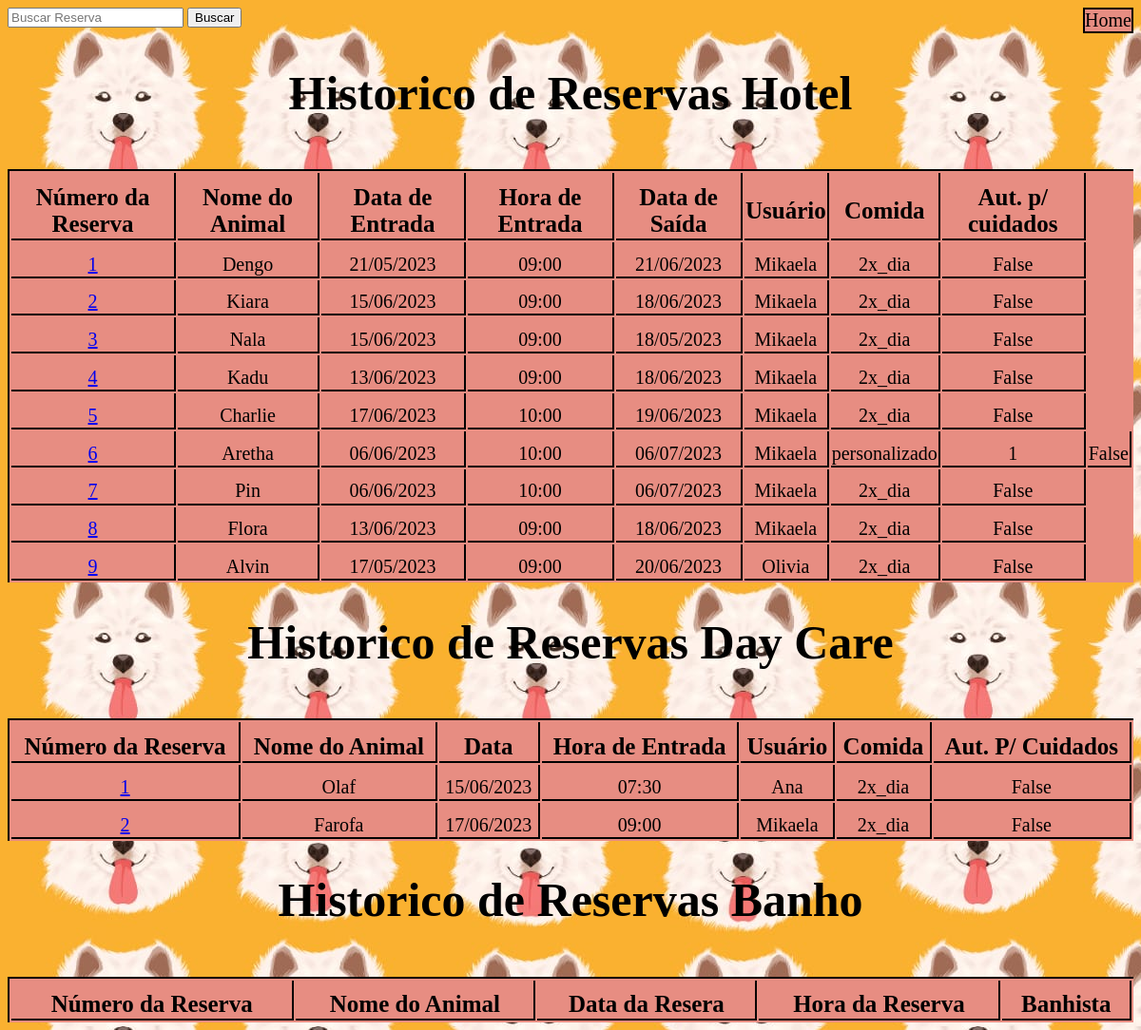
Before: /historico_reservas/ (signed in) with the older database file.
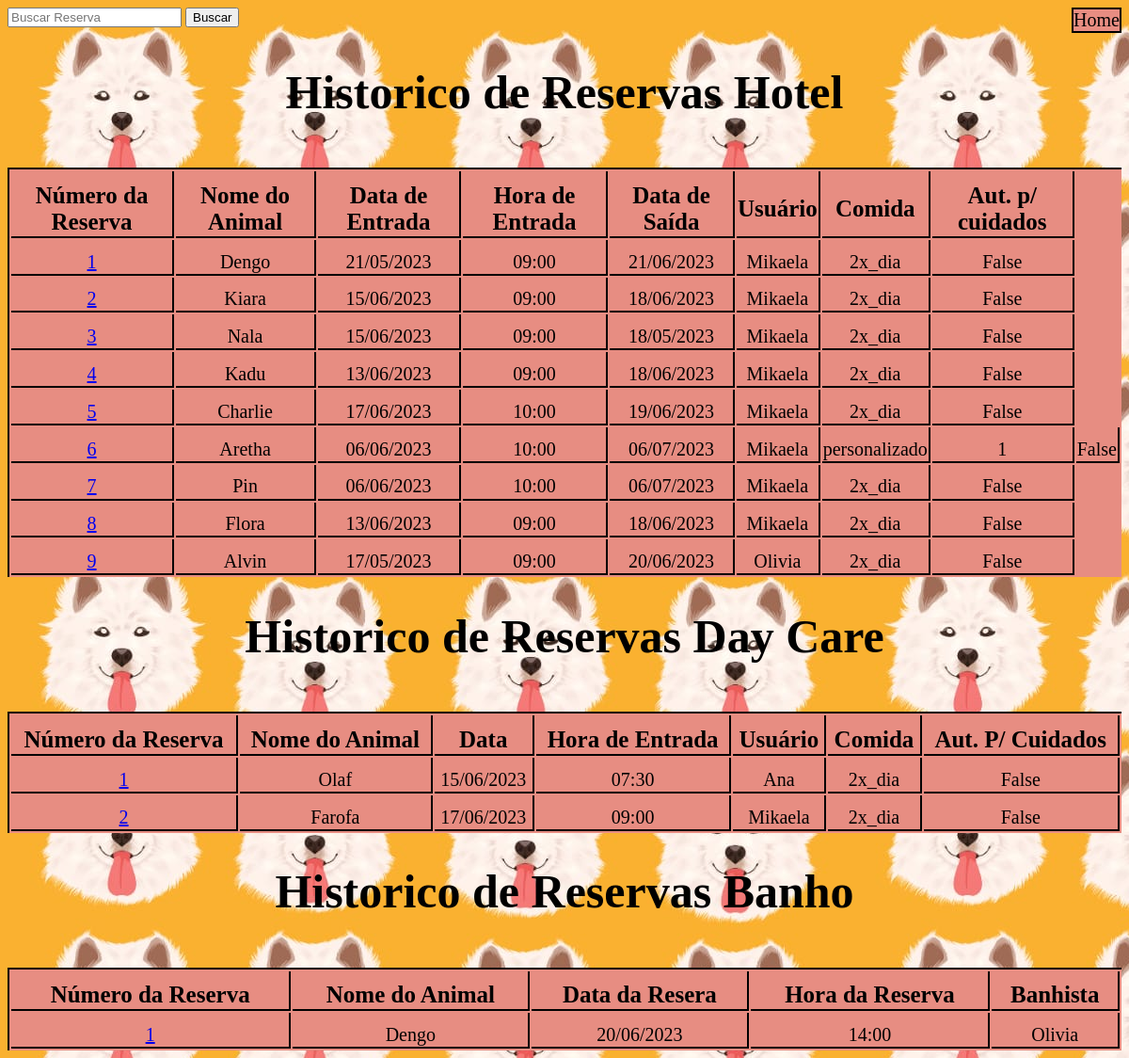
After: the same page with the newer database file.
### hotel/models.py (models this page shows, shortened)
class Reserva(models.Model):
    pet = models.ForeignKey(FichaDog, on_delete=models.CASCADE)
    num_reserva = models.IntegerField(primary_key=True, editable=False)
    data_entrada = models.DateField()
    data_saida = models.DateField()
    hora_entrada = models.TimeField()
    usuario  = models.ForeignKey(User, on_delete=models.CASCADE)
    HORARIO_CHOICES = (('2x_dia', 'Duas vezes por dia'),('3x_dia', 'Três vezes por dia'),('personalizado', 'Horário personalizado'),)
    horario_alimentacao = models.CharField(max_length=20, choices=HORARIO_CHOICES)
    horario_personalizado = models.CharField(max_length=20, blank=True, null=True)
    instrucoes_medicamentos = models.CharField(max_length=100, blank=True, null=True)
    ACEITAR_CHOICES = (('Sim', 'Duas vezes por dia'),('3x_dia', 'Três vezes por dia'),('personalizado', 'Horário personalizado'),)
    autorizacao_para_cuidados_medicos = models.BooleanField(default=False, choices=[(False, 'Não'), (True, 'Sim')])
    servicos_adicionais = models.ForeignKey('hotel.ServicosAdicionais', blank=True,null=True, on_delete=models.CASCADE)
    pago = models.BooleanField(default=False, null=True, choices=[(False, 'Não'), (True, 'Sim')])
    class Meta:
            db_table = 'Reserva_Hotel'

class ReservaDay(models.Model):
    pet = models.ForeignKey(FichaDog, on_delete=models.CASCADE)
    num_reserva = models.IntegerField(primary_key=True, editable=False)
    data = models.DateField()
    hora_entrada = models.TimeField()
    usuario  = models.ForeignKey(User, on_delete=models.CASCADE)
    HORARIO_CHOICES = (('2x_dia', 'Duas vezes por dia'),('3x_dia', 'Três vezes por dia'),('personalizado', 'Horário personalizado'),)
    horario_alimentacao = models.CharField(max_length=20, choices=HORARIO_CHOICES)
    horario_personalizado = models.CharField(max_length=20, blank=True, null=True)
    instrucoes_medicamentos = models.CharField(max_length=100, blank=True, null=True)
    ACEITAR_CHOICES = (('Sim', 'Duas vezes por dia'),('3x_dia', 'Três vezes por dia'),('personalizado', 'Horário personalizado'),)
    autorizacao_para_cuidados_medicos = models.BooleanField(default=False, choices=[(False, 'Não'), (True, 'Sim')])
    servicos_adicionais = models.ForeignKey('hotel.ServicosAdicionais', blank=True,null=True, on_delete=models.CASCADE)
    pacote = models.ForeignKey('hotel.Pacote', on_delete=models.SET_NULL, null=True, blank=True)
    pago = models.BooleanField(default=False, null=True, choices=[(False, 'Não'), (True, 'Sim')])
    class Meta:
            db_table = 'Reserva_Day'

class ReservaBanho(models.Model):
    num_reserva = models.IntegerField(primary_key=True, editable=False)
    data_reserva = models.DateField()
    hora_reserva = models.TimeField()
    banhista = models.ForeignKey(User, on_delete=models.CASCADE)
    cachorro = models.ForeignKey(FichaDog, on_delete=models.CASCADE)
    tipo_banho = models.ForeignKey('hotel.ServicosAdicionais', on_delete=models.CASCADE)
    status_de_pagamento = models.BooleanField(default=False, null=True, choices=[(False, 'Não Pago'), (True, 'Pago')])
    observacoes = models.TextField(max_length=100)

### ficha/models.py (models this page shows, shortened)
class FichaDog(models.Model):
    nome = models.CharField(max_length=100, primary_key=True)
    raca = models.CharField(max_length=100)
    data_de_nascimento =  models.DateField()
    sexo = models.CharField(max_length=1, choices=(('M', 'Macho'), ('F', 'Fêmea')))
    peso = models.DecimalField(max_digits=5, decimal_places=2)
    tipo_alimentacao = models.CharField(max_length=100)
    restricoes_alimentares = models.CharField(max_length=100, blank=True, null=True)
    nome_tutor = models.CharField(max_length=100,blank=True)
    contato_tutor = models.CharField(max_length=100)
    cpf_tutor = models.CharField(max_length=14)
    endereco = models.CharField(max_length=100,blank=True, null=True)
    veterinario = models.CharField(max_length=100,blank=True, null=True)
    observacoes = models.TextField(blank=True, null=True)
    data = models.DateTimeField(auto_now_add=True)
    class Meta:
            db_table = 'Ficha_Dog'

### hotel/views.py (the view)
# urls.py: path('historico_reservas/', views.proc_reserva, name='historico_reserva'),
@login_required(login_url="/auth/login/")
def proc_reserva(request):
    hoje = date.today()  # obtém a data atual
    reservas = Reserva.objects.all()
    reservasday = ReservaDay.objects.all()
    reservasbanho = ReservaBanho.objects.all()
    search = request.GET.get('search')
    if search:
        reservas = reservas.filter(pet__nome__icontains=search)
        reservasday = reservasday.filter(pet__nome__icontains=search)
        reservasbanho = reservasbanho.filter(cachorro__nome__icontains=search)
    context = {
        'reservas': reservas,
        'reservasday':reservasday,
        'reservasbanho':reservasbanho,
    }
    return render(request, 'historico_reserva.html', context)

### hotel/templates/historico_reserva.html (shortened to what this page needs)
<!DOCTYPE html>
<html>
  <head>
    {% load static %}
  </head>
  <body>
    <div class="col-sm-6">
      <form action="." method="GET" classs="form-inline">
        <input type="text" id="search" name="search" class="form-control" placeholder="Buscar Reserva">
        <input type="submit" class="btn btn-primary" value="Buscar">
      </form>
      <a class = "home" href="{% url 'home' %}">Home</a>
    </div>
    <div class="reservas">
    <div class="tabela2">
      <table class="form">
        <h1 style='text-align:center;'>Historico de Reservas Hotel</h1>
          <thead class="legenda">
            <tr class="tr">
              <th>Número da Reserva</th>
              <th>Nome do Animal</th>
              <th>Data de Entrada</th>
              <th>Hora de Entrada</th>
              <th>Data de Saída</th>
              <th>Usuário</th>
              <th>Comida</th>
              <th>Aut. p/ cuidados</th>
            </tr>
          </thead>
          <br>
          <tbody>
            {% for reserva in reservas %}
            <tr>
              <td class='num'><a href="{% url 'mostrar_reserva' num_reserva=reserva.pk %}" class="btn btn-primary">{{ reserva.num_reserva }}</td>
              <td class='nome'>{{ reserva.pet.nome}}</td>
              <td class='data'>{{ reserva.data_entrada |date:"d/m/Y"}}</td>
              <td class='entrada'>{{ reserva.hora_entrada }}</td>
              <td class='entrada'>{{ reserva.data_saida  |date:"d/m/Y"}}</td>
              <td class='entrada'>{{ reserva.usuario }}</td>
              <td class='entrada'>{{ reserva.horario_alimentacao }}</td>
              {% if reserva.horario_personalizado %}
                <td class='entrada'>{{ reserva.horario_personalizado }}</td>
              {% endif %}
              <td class='entrada'>{{ reserva.autorizacao_para_cuidados_medicos }}</td>
            </tr>
            {% endfor %}
          </tbody>
      </table>
    </div>
    <div class="tabela">
      <table class="form2">
        <h1 style='text-align:center;'>Historico de Reservas Day Care</h1>
          <thead class="legenda">
            <tr class="tr">
              <th>Número da Reserva</th>
              <th>Nome do Animal</th>
              <th>Data</th>
              <th>Hora de Entrada</th>
              <th>Usuário</th>
              <th>Comida</th>
              <th>Aut. P/ Cuidados</th>
            </tr>
          </thead>
          <br>
          <tbody>
            {% for reserva in reservasday %}
            <tr>
              <td class='num'><a href="{% url 'mostrar_reservaday' num_reserva=reserva.pk %}" class="btn btn-primary">{{ reserva.num_reserva }}</td>
              <td class='nome'>{{ reserva.pet.nome}}</td>
              <td class='data'>{{ reserva.data |date:"d/m/Y"}}</td>
              <td class='entrada'>{{ reserva.hora_entrada }}</td>
              <td class='entrada'>{{ reserva.usuario }}</td>
              <td class='entrada'>{{ reserva.horario_alimentacao }}</td>
                <td class='entrada'>{{ reserva.autorizacao_para_cuidados_medicos }}</td>
            </tr>
            {% endfor %}
          </tbody>
      </table>
    </div>
    <div class="tabela">
      <table class="form2">
        <h1 style='text-align:center;'>Historico de Reservas Banho</h1>
          <thead class="legenda">
            <tr class="tr">
              <th>Número da Reserva</th>
              <th>Nome do Animal</th>
              <th>Data da Resera</th>
              <th>Hora da Reserva</th>
              <th>Banhista</th>
            </tr>
          </thead>
          <br>
          <tbody>
            {% for reserva in reservasbanho %}
            <tr>
              <td class='num'><a href="{% url 'mostrar_reservabanho' num_reserva=reserva.pk %}" class="btn btn-primary">{{ reserva.num_reserva }}</td>
              <td class='nome'>{{ reserva.cachorro.nome }}</td>
              <td class='data'>{{ reserva.data_reserva |date:"d/m/Y"}}</td>
              <td class='entrada'>{{ reserva.hora_reserva }}</td>
              <td class='entrada'>{{ reserva.banhista }}</td>
            {% endfor %}
          </tbody>
      </table>
    </div>
  </div>
  </body>
</html>

Changed rows visible on the page:
added ReservaBanho: num_reserva "1", cachorro.nome "Dengo", data_reserva "20/06/2023", hora_reserva "14:00", banhista "Olivia"
